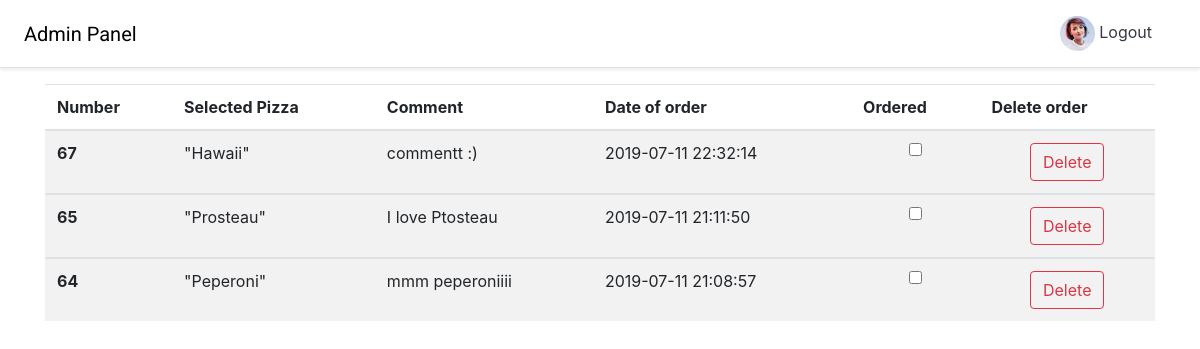
Page /view.php (signed in) on the committed database.
### tables this page shows
CREATE TABLE `pizza` (
  `id` int(11) NOT NULL,
  `comments` varchar(200) NOT NULL,
  `NamePizza` varchar(15) NOT NULL,
  `login_id` int(11) NOT NULL,
  `created_date` datetime NOT NULL DEFAULT CURRENT_TIMESTAMP ON UPDATE CURRENT_TIMESTAMP
);

### view.php (the view, shortened to what this page needs)
<?php
include_once("connection.php");
$result = $conn->query("SELECT * FROM pizza WHERE login_id=".$_SESSION['id']." ORDER BY id DESC");
?>
<html>
<head>
  <link rel="stylesheet" href="https://cdnjs.cloudflare.com/ajax/libs/font-awesome/4.7.0/css/font-awesome.min.css">
  <link rel="stylesheet" href="css/bootstrap.css">
  <link rel="stylesheet" href="main.css">
  <link rel="stylesheet" href="https://stackpath.bootstrapcdn.com/bootstrap/4.3.1/css/bootstrap.min.css">
</head>
<body>
  <header>
    <div class="d-flex flex-column flex-md-row align-items-center p-3 px-md-4 mb-3 bg-white border-bottom shadow-sm">
      <h5 class="my-0 mr-md-auto font-weight-normal">Admin Panel</h5>
      <nav class="my-2 my-md-0 mr-md-3">
        <a class="p-2 text-dark" href="index.html"> <img src="user-avatar.jpg" class="rounded-circle z-depth-0"
          alt="avatar image" height="35"> Logout</a>
        </nav>
      </div>
    </header>
    <div class="container">
      <table class="table table-striped">
        <thead>
          <tr>
            <th scope="col">Number</th>
            <th scope="col">Selected Pizza </th>
            <th scope="col">Comment</th>
            <th scope="col">Date of order</th>
            <th scope="col">Ordered</th>
            <th scope="col">Delete order</th>
          </tr>
        </thead>
        <?php
        while($res = $result->fetch()) {  ?>
          <tbody>
            <tr>
              <th scope="row"><?php echo $res['id']; ?></th>
              <td><?php echo $res['NamePizza']; ?></td>
              <td><?php echo $res['comments']; ?></td>
              <td><?php echo $res['created_date']; ?></td>
              <td class="text-center"><input type="checkbox" name="ordered" value="1" /> </td>
              <td class="text-center"><a href="delete.php?id=<?php echo $res['id']?>" class="btn btn-outline-danger" onClick="return confirm('Are you sure you want to delete?')">Delete</a></td>
            </tr>
          </tbody>
        <?php } ?>
      </table>
    </body>
    </html>

### main.css (style rules this page uses)
body { color: #000; font-family: "Roboto", sans-serif; font-size: 14px; font-weight: 300; line-height: 1.625em; position: relative; }
h1, h2, h3, h4, h5, h6 { font-family: "Roboto", sans-serif; color: #000; line-height: 1.2em !important; margin-bottom: 0; margin-top: 0; font-weight: 600; }

### rows in the picture
pizza: id "67", NamePizza "\"Hawaii\"", comments "commentt :)", created_date "2019-07-11 22:32:14"
pizza: id "65", NamePizza "\"Prosteau\"", comments "I love Ptosteau", created_date "2019-07-11 21:11:50"
pizza: id "64", NamePizza "\"Peperoni\"", comments "mmm peperoniiii", created_date "2019-07-11 21:08:57"
